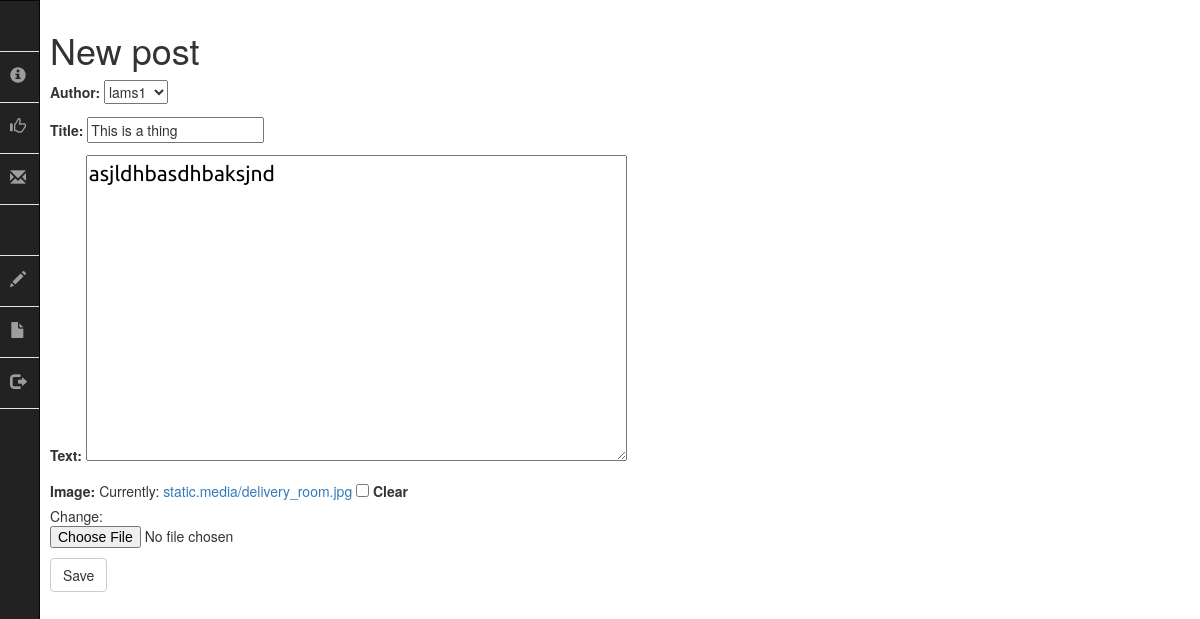
Screenshot of /post/3/edit/ (signed in) with the database file from the repository.
### blog/models.py (models this page shows, shortened)
class Post(models.Model):
    author = models.ForeignKey('auth.User')
    title = models.CharField(max_length=200)
    text = models.TextField()
    image=models.ImageField(null=True,blank=True,upload_to='static/media')
    created_date = models.DateTimeField(default=timezone.now)
    published_date = models.DateTimeField(blank=True, null=True)

### blog/views.py (the view)
# urls.py: url(r'^post/(?P<pk>\d+)/edit/$', views.PostUpdateView.as_view(), name='post_edit'),
class PostUpdateView(LoginRequiredMixin,UpdateView):
    login_url = '/login/'
    redirect_field_name = 'blog/post_detail.html'
    form_class = PostForm
    model = Post

### blog/forms.py
class PostForm(forms.ModelForm):
    class Meta:
        model = Post
        fields = ('author','title', 'text','image')
        widgets = {
            'title': forms.TextInput(attrs={'class': 'textinputclass'}),
            'text': forms.Textarea(attrs={'class': 'editable medium-editor-textarea postcontent'}),
        }

### blog/templates/blog/post_form.html (shortened to what this page needs)
{% extends 'blog/base.html' %}
{% load bootstrap3 %}
{% block content %}
    <h1>New post</h1>
    <form method="POST" class="post-form" enctype="multipart/form-data">
    {{form.as_p}}
    <button type="submit" class="save btn btn-default">Save</button>
    </form>
{% endblock %}

### blog/static/css/blog.css (style rules this page uses)
.postcontent { font-family: 'Ubuntu', sans-serif; font-size: 1.5em; color: black; }
body,html { height: 100%; }

### rows the page displays
Post: author "lams1", title "This is a thing", text "asjldhbasdhbaksjnd"
